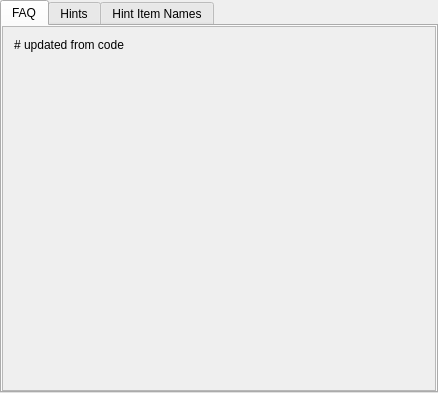
<?xml version="1.0" encoding="UTF-8"?>
<ui version="4.0">
 <class>PrimeHelpWidget</class>
 <widget class="QTabWidget" name="PrimeHelpWidget">
  <property name="geometry">
   <rect>
    <x>0</x>
    <y>0</y>
    <width>438</width>
    <height>393</height>
   </rect>
  </property>
  <property name="currentIndex">
   <number>0</number>
  </property>
  <widget class="QWidget" name="faq_tab">
   <attribute name="title">
    <string>FAQ</string>
   </attribute>
   <layout class="QGridLayout" name="faq_layout">
    <property name="leftMargin">
     <number>0</number>
    </property>
    <property name="topMargin">
     <number>0</number>
    </property>
    <property name="rightMargin">
     <number>0</number>
    </property>
    <property name="bottomMargin">
     <number>0</number>
    </property>
    <item row="0" column="0">
     <widget class="QScrollArea" name="faq_scroll_area">
      <property name="widgetResizable">
       <bool>true</bool>
      </property>
      <widget class="QWidget" name="faq_scroll_area_contents">
       <property name="geometry">
        <rect>
         <x>0</x>
         <y>0</y>
         <width>432</width>
         <height>361</height>
        </rect>
       </property>
       <layout class="QGridLayout" name="gridLayout_10">
        <item row="0" column="0">
         <widget class="QLabel" name="faq_label">
          <property name="text">
           <string># updated from code</string>
          </property>
          <property name="alignment">
           <set>Qt::AlignLeading|Qt::AlignLeft|Qt::AlignTop</set>
          </property>
          <property name="wordWrap">
           <bool>true</bool>
          </property>
         </widget>
        </item>
       </layout>
      </widget>
     </widget>
    </item>
   </layout>
  </widget>
  <widget class="QWidget" name="hints_tab">
   <attribute name="title">
    <string>Hints</string>
   </attribute>
   <layout class="QVBoxLayout" name="hints_tab_layout_4">
    <property name="spacing">
     <number>0</number>
    </property>
    <property name="leftMargin">
     <number>0</number>
    </property>
    <property name="topMargin">
     <number>0</number>
    </property>
    <property name="rightMargin">
     <number>0</number>
    </property>
    <property name="bottomMargin">
     <number>0</number>
    </property>
    <item>
     <widget class="QScrollArea" name="hints_scroll_area">
      <property name="widgetResizable">
       <bool>true</bool>
      </property>
      <widget class="QWidget" name="hints_scroll_area_contents">
       <property name="geometry">
        <rect>
         <x>0</x>
         <y>0</y>
         <width>432</width>
         <height>361</height>
        </rect>
       </property>
       <layout class="QVBoxLayout" name="hints_scroll_layout_4">
        <item>
         <widget class="QLabel" name="hints_label">
          <property name="text">
           <string>&lt;html&gt;&lt;head/&gt;&lt;body&gt;&lt;p align=&quot;justify&quot;&gt;In
                                                Metroid Prime, you can find hints from the following
                                                sources:&lt;/p&gt;&lt;p align=&quot;justify&quot;&gt;&lt;span
                                                style=&quot; font-weight:600;&quot;&gt;Artifact Temple&lt;/span&gt;:
                                                Hints for where each of your 12 Artifacts are located.
                                                In a Multiworld, describes which player has the
                                                artifacts as well.&lt;/p&gt;&lt;/body&gt;&lt;/html&gt;
                                            </string>
          </property>
          <property name="alignment">
           <set>Qt::AlignLeading|Qt::AlignLeft|Qt::AlignTop</set>
          </property>
          <property name="wordWrap">
           <bool>true</bool>
          </property>
         </widget>
        </item>
       </layout>
      </widget>
     </widget>
    </item>
   </layout>
  </widget>
  <widget class="QWidget" name="hint_item_names_tab">
   <attribute name="title">
    <string>Hint Item Names</string>
   </attribute>
   <layout class="QVBoxLayout" name="hint_item_names_layout_4">
    <property name="spacing">
     <number>0</number>
    </property>
    <property name="leftMargin">
     <number>0</number>
    </property>
    <property name="topMargin">
     <number>0</number>
    </property>
    <property name="rightMargin">
     <number>0</number>
    </property>
    <property name="bottomMargin">
     <number>0</number>
    </property>
    <item>
     <widget class="QScrollArea" name="hint_item_names_scroll_area">
      <property name="widgetResizable">
       <bool>true</bool>
      </property>
      <property name="alignment">
       <set>Qt::AlignLeading|Qt::AlignLeft|Qt::AlignTop</set>
      </property>
      <widget class="QWidget" name="hint_item_names_scroll_contents">
       <property name="geometry">
        <rect>
         <x>0</x>
         <y>0</y>
         <width>432</width>
         <height>361</height>
        </rect>
       </property>
       <layout class="QVBoxLayout" name="hint_item_names_scroll_layout_4">
        <item>
         <widget class="QLabel" name="hint_item_names_label">
          <property name="text">
           <string>&lt;html&gt;&lt;head/&gt;&lt;body&gt;&lt;p&gt;When
                                                items are referenced in a hint, multiple names can be
                                                used depending on how precise the hint is. The names
                                                each item can use are the following:&lt;/p&gt;&lt;/body&gt;&lt;/html&gt;
                                            </string>
          </property>
          <property name="alignment">
           <set>Qt::AlignLeading|Qt::AlignLeft|Qt::AlignTop</set>
          </property>
          <property name="wordWrap">
           <bool>true</bool>
          </property>
         </widget>
        </item>
        <item>
         <widget class="QTableWidget" name="hint_item_names_tree_widget">
          <property name="editTriggers">
           <set>QAbstractItemView::NoEditTriggers</set>
          </property>
          <property name="sortingEnabled">
           <bool>true</bool>
          </property>
          <column>
           <property name="text">
            <string>Item</string>
           </property>
          </column>
          <column>
           <property name="text">
            <string>Precise Category</string>
           </property>
          </column>
          <column>
           <property name="text">
            <string>General Category</string>
           </property>
          </column>
          <column>
           <property name="text">
            <string>Broad Category</string>
           </property>
          </column>
         </widget>
        </item>
       </layout>
      </widget>
     </widget>
    </item>
   </layout>
  </widget>
 </widget>
 <layoutdefault spacing="6" margin="11"/>
 <resources/>
 <connections/>
</ui>
